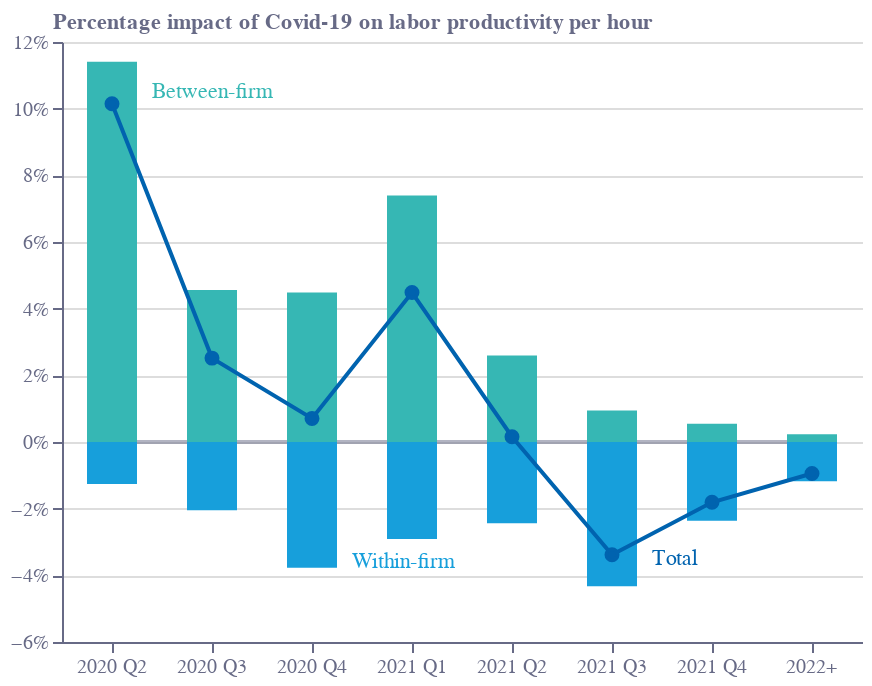

Notebook code cell kept with this figure:
### Code cell
base = alt.Chart(f1a).encode(
    x=alt.X(
        "Q:N",
        sort=[],
        axis=alt.Axis(
            grid=False,
            titleAlign="center",
            titleAnchor="middle",
            title="",
            titleY=-15,
            titleX=207,
            labelColor=colors["eco-gray"],
            titleColor=colors["eco-gray"],
            tickColor=colors["eco-gray"],
            domainColor=colors["eco-gray"],
            tickCount=10,
            orient="bottom",
            labelAngle=0,
        ),
    )
)
bars1 = base.mark_bar(color=colors["eco-turquiose"],width=25).encode(
    y=alt.Y(
        "within:Q",
        sort=[],
        axis=alt.Axis(
            # grid=False,
            title="Percentage impact of Covid-19 on labor productivity per hour",
            titleX=-5,
            titleY=-5,
            titleBaseline="bottom",
            titleAngle=0,
            titleAlign="left",
            labelColor=colors["eco-gray"],
            titleColor=colors["eco-gray"],
            tickColor=colors["eco-gray"],
            domainColor=colors["eco-gray"],
            grid=True,
            # titleAnchor="start",
            # labelColor=colors["eco-gray"],
            # titleColor=colors["eco-gray"],
            # tickColor=colors["eco-gray"],
            # domainColor=colors["eco-gray"],
            # titleFontSize=10,
            # titleFontWeight="normal",
            # ticks=False,
            # labelAlign="left",
            # labelBaseline="middle",
            # labelPadding=-5,
            # labelOffset=-10,
            # titleX=23,
            # titleY=22,
            # titleBaseline="bottom",
            # titleAngle=0,
            # titleAlign="left",
            tickCount=7,
            format=".0%",
        ),
        # scale=alt.Scale(domain=[-0.16, 0.06]),
    )
)
bars2 = base.mark_bar(color=colors["eco-light-blue"],width=25).encode(
    y=alt.Y(
        "between:Q",
        sort=[]
    )
)
line=base.mark_line(color=colors["eco-mid-blue"]).encode(
    y=alt.Y(
        "t:Q",
        sort=[]
    )
).transform_calculate(t='datum.within+datum.between')
points=line.mark_point(color=colors["eco-mid-blue"],fill=colors["eco-mid-blue"],opacity=1)
zeroline=base.mark_line(color=colors["eco-gray"],opacity=0.5).encode(
    y=alt.Y(
        "z:Q",
        sort=[]
    )
).transform_calculate(z='0')
labels=alt.Chart(pd.DataFrame(
    [
        {'x':'2020 Q2','y':0.105,'t':'Between-firm'},
        {'x':'2020 Q4','y':-0.036,'t':'Within-firm'},
        {'x':'2021 Q3','y':-0.035,'t':'Total'}
    ])).mark_text(dx=20,align='left').encode(
    x="x:N",
    y="y:Q",
    text='t:N',
    color=alt.Color('t:N',scale=alt.Scale(
        range=[colors['eco-turquiose'],colors['eco-mid-blue'],colors['eco-light-blue']]),
        legend=None
    )
)
layer1 = (
    ((zeroline+bars1+bars2+line+points+labels).properties(height=300, width=400))
    .configure_view(stroke=None)
    .properties(title="")
)
layer1.save("visualisation/" + f + ".json")
layer1.save("visualisation/" + f + ".png")
open("README.md", "w").write(readme)
layer1

### Figure 1 — Vega-Lite specification as saved in the notebook (floating-point values rounded to 4 significant figures)
{"config": {"view": {"continuousWidth": 400, "continuousHeight": 300, "stroke": null}}, "layer": [{"mark": {"type": "line", "color": "#676A86", "opacity": 0.5}, "encoding": {"x": {"axis": {"domainColor": "#676A86", "grid": false, "labelAngle": 0, "labelColor": "#676A86", "orient": "bottom", "tickColor": "#676A86", "tickCount": 10, "title": "", "titleAlign": "center", "titleAnchor": "middle", "titleColor": "#676A86", "titleX": 207, "titleY": -15}, "field": "Q", "sort": [], "type": "nominal"}, "y": {"field": "z", "sort": [], "type": "quantitative"}}, "transform": [{"calculate": "0", "as": "z"}]}, {"mark": {"type": "bar", "color": "#36B7B4", "width": 25}, "encoding": {"x": {"axis": {"domainColor": "#676A86", "grid": false, "labelAngle": 0, "labelColor": "#676A86", "orient": "bottom", "tickColor": "#676A86", "tickCount": 10, "title": "", "titleAlign": "center", "titleAnchor": "middle", "titleColor": "#676A86", "titleX": 207, "titleY": -15}, "field": "Q", "sort": [], "type": "nominal"}, "y": {"axis": {"domainColor": "#676A86", "format": ".0%", "grid": true, "labelColor": "#676A86", "tickColor": "#676A86", "tickCount": 7, "title": "Percentage impact of Covid-19 on labor productivity per hour", "titleAlign": "left", "titleAngle": 0, "titleBaseline": "bottom", "titleColor": "#676A86", "titleX": -5, "titleY": -5}, "field": "within", "sort": [], "type": "quantitative"}}}, {"mark": {"type": "bar", "color": "#179FDB", "width": 25}, "encoding": {"x": {"axis": {"domainColor": "#676A86", "grid": false, "labelAngle": 0, "labelColor": "#676A86", "orient": "bottom", "tickColor": "#676A86", "tickCount": 10, "title": "", "titleAlign": "center", "titleAnchor": "middle", "titleColor": "#676A86", "titleX": 207, "titleY": -15}, "field": "Q", "sort": [], "type": "nominal"}, "y": {"field": "between", "sort": [], "type": "quantitative"}}}, {"mark": {"type": "line", "color": "#0063AF"}, "encoding": {"x": {"axis": {"domainColor": "#676A86", "grid": false, "labelAngle": 0, "labelColor": "#676A86", "orient": "bottom", "tickColor": "#676A86", "tickCount": 10, "title": "", "titleAlign": "center", "titleAnchor": "middle", "titleColor": "#676A86", "titleX": 207, "titleY": -15}, "field": "Q", "sort": [], "type": "nominal"}, "y": {"field": "t", "sort": [], "type": "quantitative"}}, "transform": [{"calculate": "datum.within+datum.between", "as": "t"}]}, {"mark": {"type": "point", "color": "#0063AF", "fill": "#0063AF", "opacity": 1}, "encoding": {"x": {"axis": {"domainColor": "#676A86", "grid": false, "labelAngle": 0, "labelColor": "#676A86", "orient": "bottom", "tickColor": "#676A86", "tickCount": 10, "title": "", "titleAlign": "center", "titleAnchor": "middle", "titleColor": "#676A86", "titleX": 207, "titleY": -15}, "field": "Q", "sort": [], "type": "nominal"}, "y": {"field": "t", "sort": [], "type": "quantitative"}}, "transform": [{"calculate": "datum.within+datum.between", "as": "t"}]}, {"data": {"name": "data-0036a8f23ca87b0eb78a7b03b90cce33"}, "mark": {"type": "text", "align": "left", "dx": 20}, "encoding": {"color": {"field": "t", "legend": null, "scale": {"range": ["#36B7B4", "#0063AF", "#179FDB"]}, "type": "nominal"}, "text": {"field": "t", "type": "nominal"}, "x": {"field": "x", "type": "nominal"}, "y": {"field": "y", "type": "quantitative"}}}], "data": {"name": "data-563811cc2f17fbe68f4c997215cbd523"}, "height": 300, "title": "", "width": 400, "$schema": "https://vega.github.io/schema/vega-lite/v4.17.0.json", "datasets": {"data-563811cc2f17fbe68f4c997215cbd523": [{"total": 0.09989, "within": 0.114, "between": -0.01258, "Q": "2020 Q2"}, {"total": 0.02438, "within": 0.04562, "between": -0.02045, "Q": "2020 Q3"}, {"total": 0.005506, "within": 0.04483, "between": -0.03775, "Q": "2020 Q4"}, {"total": 0.04404, "within": 0.07393, "between": -0.0291, "Q": "2021 Q1"}, {"total": 0.0, "within": 0.02596, "between": -0.02438, "Q": "2021 Q2"}, {"total": -0.03461, "within": 0.009438, "between": -0.04326, "Q": "2021 Q3"}, {"total": -0.01809, "within": 0.005506, "between": -0.0236, "Q": "2021 Q4"}, {"total": -0.009438, "within": 0.00236, "between": -0.0118, "Q": "2022+"}], "data-0036a8f23ca87b0eb78a7b03b90cce33": [{"x": "2020 Q2", "y": 0.105, "t": "Between-firm"}, {"x": "2020 Q4", "y": -0.036, "t": "Within-firm"}, {"x": "2021 Q3", "y": -0.035, "t": "Total"}]}}
